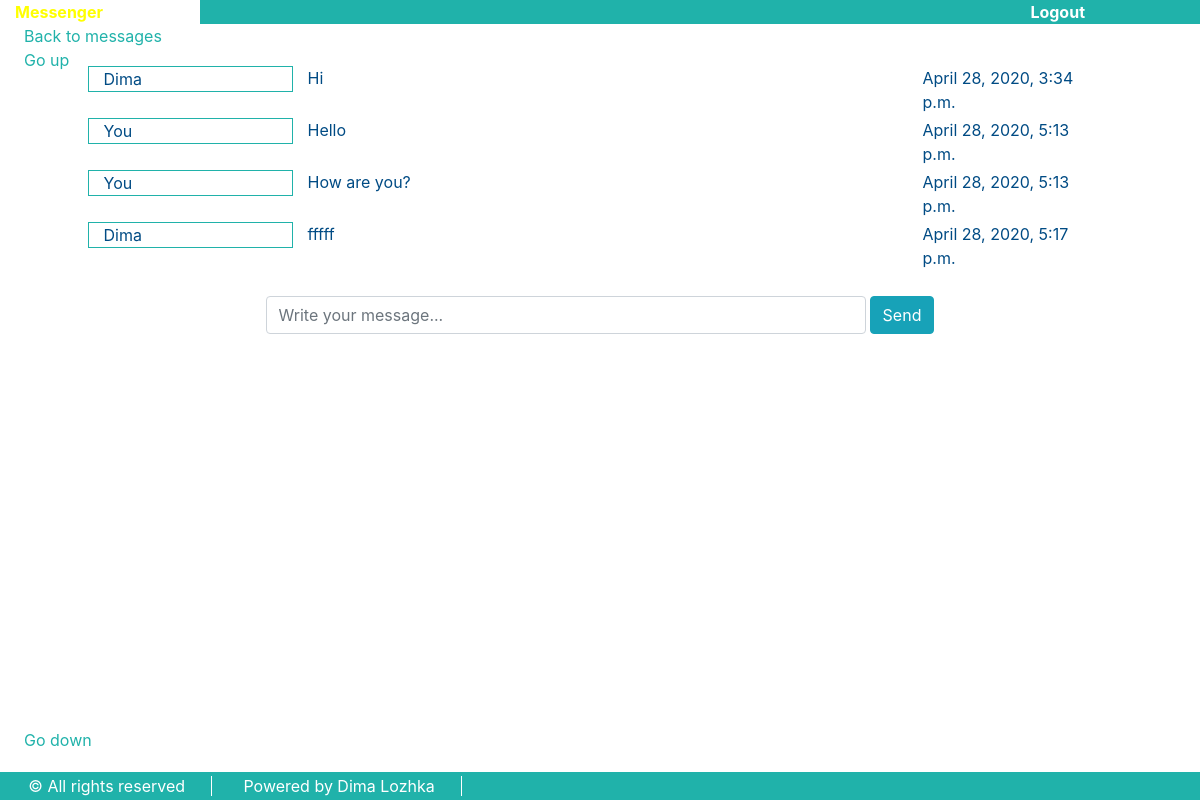
Before: /messages/dialog/?name=Dima (signed in) with the older database file.
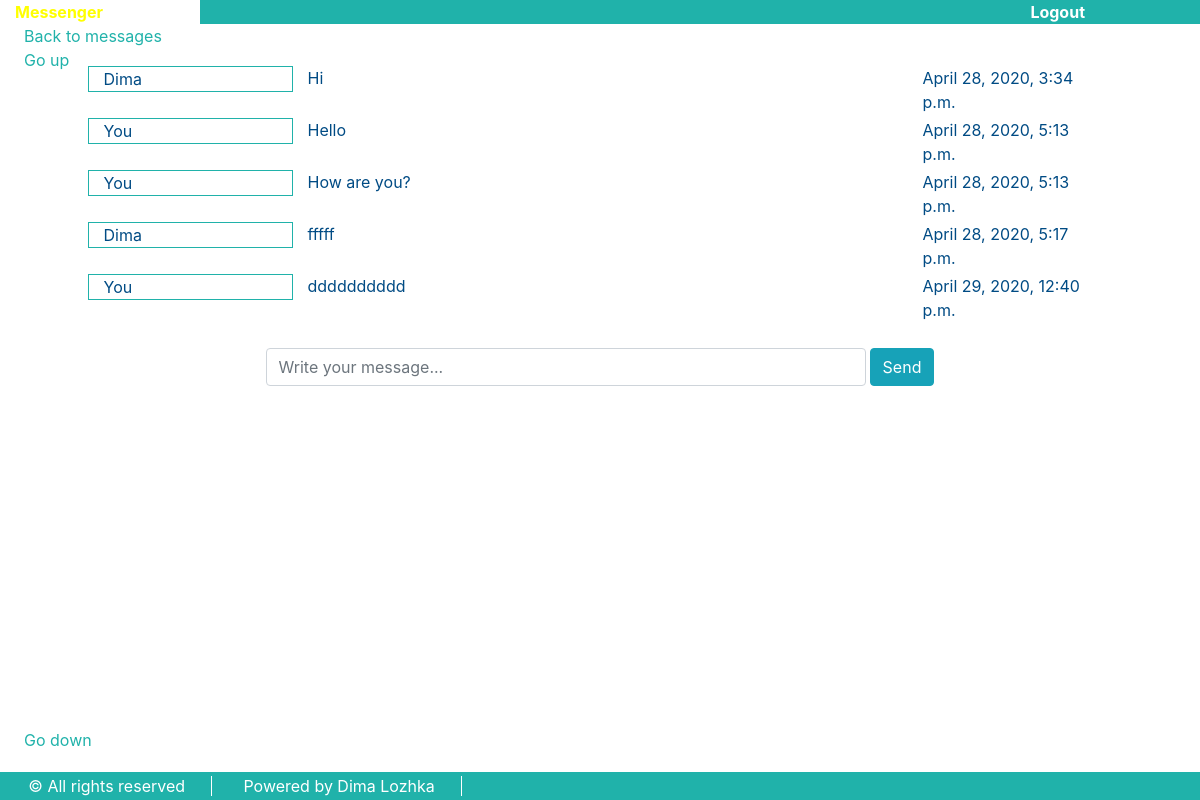
After: the same page with the newer database file.
### messenger/apps/letters/models.py (models this page shows, shortened)
class Message(models.Model) :
    text = models.TextField("Text")
    sender = models.ForeignKey(User, on_delete = models.CASCADE, related_name = 'Sender', blank = True, null = True)
    recipient = models.ForeignKey(User, on_delete = models.CASCADE, related_name = 'Recipient', blank = True, null = True)
    sent_date = models.DateTimeField(auto_now = True)
    read_mark = models.CharField("IsRead", max_length=50, default="unread")

### messenger/apps/letters/views.py (the view)
# urls.py: path('dialog/', views.dialog, name='dialog'),
def dialog(request) :
    if request.method == 'GET' and request.user.is_authenticated:
        username = request.GET.get('name', '')
        if username != '' :
            db_set = Message.objects.filter(sender = User.objects.get(username = username), recipient = request.user)
            messages = list(db_set)
            if username != request.user.username :
                messages = messages + list(Message.objects.filter(sender = request.user, recipient = User.objects.get(username = username)))
            messages.sort(key = lambda message: message.sent_date)
            if len(messages) > 1 and messages[len(messages) - 1].sender != request.user :
                db_set.update(read_mark = 'read')
            return render(request, 'letters/dialog.html', {'messages' : messages, 'username': username})
    return render(request, 'messenger/main.html')

### messenger/templates/letters/dialog.html (shortened to what this page needs)
{% extends 'base.html' %}
{% block content %}
{% load static %}
<link rel="stylesheet" type="text/css" href='{% static "/css/dialog.css" %}'>
    <a class="mt-4 ml-4 fixed-top sea-green" href="/messages">Back to messages</a>
    <a class="mt-5 ml-4 fixed-top sea-green" href='#top'>Go up</a>
    <div class="d-flex flex-column">
        <div class="messages-container flex-lg-grow-1">
            {% for i in messages %}
            <div class="row message-text mt-1" href='/'>
                <div class="col-1"></div>
                <div class="col-2 sender-div">
                    <div>
                        {% if i.sender == request.user %} You {% else %} {{i.sender}} {% endif %}
                    </div>
                </div>
                <div class="col-6 text-div">
                    {{i.text}}
                </div>
                <div class="col-2">
                    {{i.sent_date}}
                </div>
                <div class="col-1"></div>
            </div>
            {% endfor %}
        </div>
        <div>
            <form id='message-form' class="d-flex justify-content-center mb-5" method="GET" action='/messages/send' >
                <input type='text' class="form-control col-6" name='message' placeholder="Write your message..." >
                <input type='submit' value="Send" class="btn btn-info ml-1">
            </form>
        </div>
    </div>
    <a class="mb-5 ml-4 fixed-bottom sea-green" href="#bottom">Go down</a>
{% endblock %}

### messenger/templates/base.html (shortened to what this page needs)
{% load static  %}
<!DOCTYPE html>
<html>
    <head>
        <link rel="stylesheet" href="https://stackpath.bootstrapcdn.com/bootstrap/4.4.1/css/bootstrap.min.css">
        <link rel="stylesheet" type="text/css" href='{% static "/css/base.css" %}'>
    </head>
    <body>
        <header class="fixed-top">
            <div class="container-fluid sea-green">
                <div class="row">
                    <a class="col-2 sea-green" href="/">Messenger</a>
                    <div class="col-9 sea-color d-flex justify-content-end">
                        {% if request.user.is_authenticated %}
                            <a href='/logout' class='white' >Logout</a>
                        {% endif %}
                    </div>
                    <div class="col-1 sea-color"></div>
                </div>
            </div>
        </header>
        <main class="pt-4">
            {%block content %}{% endblock %}
        </main>
        <footer class="fixed-bottom">
                <div class="footer-row sea-color">
                    <div>
                        <span class="footer-border-right">&copy; All rights reserved</span>
                        <span class="footer-border-right">Powered by Dima Lozhka</span>
                    </div>
                </div>
        </footer>
    </body>
</html>

### messenger/apps/letters/static/css/base.css (style rules this page uses)
* { margin: 0; }
main { height: 100vh; }
body { width: 100vw; overflow-x: hidden; }
header { font-weight: bold; }
.sea-color { background-color: lightseagreen; }
.footer-border-right { border-right: .4mm solid white; padding-right: 0.7cm; padding-left: 0.7cm; }
.footer-row { color:white; padding: 0.5mm; }
.sea-green { color: lightseagreen; }
.white { color: white; }

### messenger/apps/letters/static/css/dialog.css (style rules this page uses)
.message-text { color: rgb(0, 75, 132); }
.sender-div { border: .5mm solid lightseagreen; overflow: hidden; height: min-content; }
.messages-container { margin-top: 1cm; }
.text-div { word-wrap: break-word; }
#message-form { margin-top: .7cm; }

Changed rows visible on the page:
added Message: shows "You", text "dddddddddd", sent_date "April 29, 2020, 12:40 p.m."
